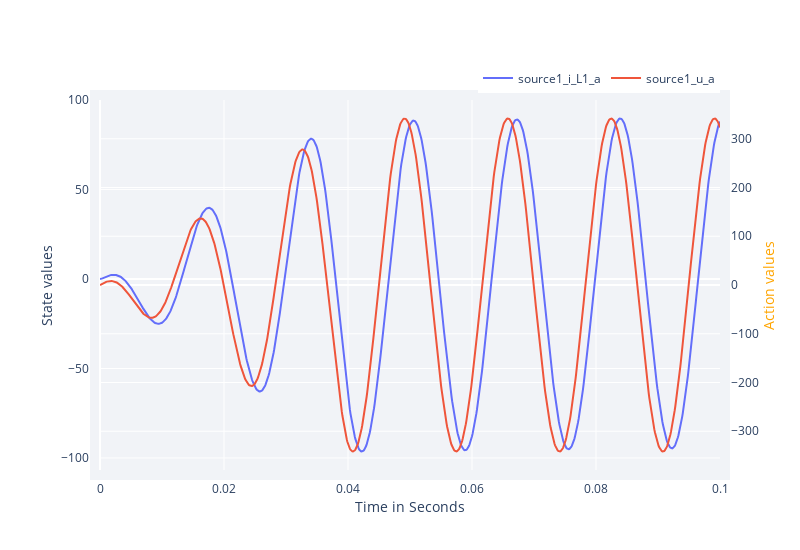

Notebook source saved alongside this figure:
### Markdown cell above
_______________________________________________________________________________
### Low-Level Rendering

- The software solves the electrical network in the time domain using a set of linear time-invariant ODEs.
- For illustration reasons, the source voltage (action) and current through the filter inductor (state) of phase 'a' are shown below.

### Code cell
RenderHookResults(hook = hook, 
                    states_to_plot  = ["source1_i_L1_a"], # Inductor current [A]
                    actions_to_plot = ["source1_u_a"],    # Inverter voltage [V]
                    )

### Figure 1 — Plotly figure (JSON) as saved in the notebook; plotly's stock layout.template omitted (floating-point values rounded to 4 significant figures; data arrays with more than 128 entries replaced by an {"elided": "..."} marker saying what was removed)
{"data": [{"mode": "lines", "name": "source1_i_L1_a", "type": "scatter", "x": {"elided": "1001 float values"}, "y": {"elided": "1001 float values"}}, {"mode": "lines", "name": "source1_u_a", "type": "scatter", "x": {"elided": "1001 float values"}, "y": {"elided": "1001 float values"}, "yaxis": "y2"}], "layout": {"height": 550, "legend": {"orientation": "h", "x": 1, "xanchor": "right", "y": 1.02, "yanchor": "bottom"}, "margin": {"b": 80, "l": 100, "pad": 10, "r": 80, "t": 100}, "plot_bgcolor": "#f1f3f7", "width": 800, "xaxis": {"title": {"text": "Time in Seconds"}}, "yaxis": {"title": {"text": "State values"}}, "yaxis2": {"overlaying": "y", "side": "right", "title": "Action values", "titlefont": {"color": "orange"}}}}
